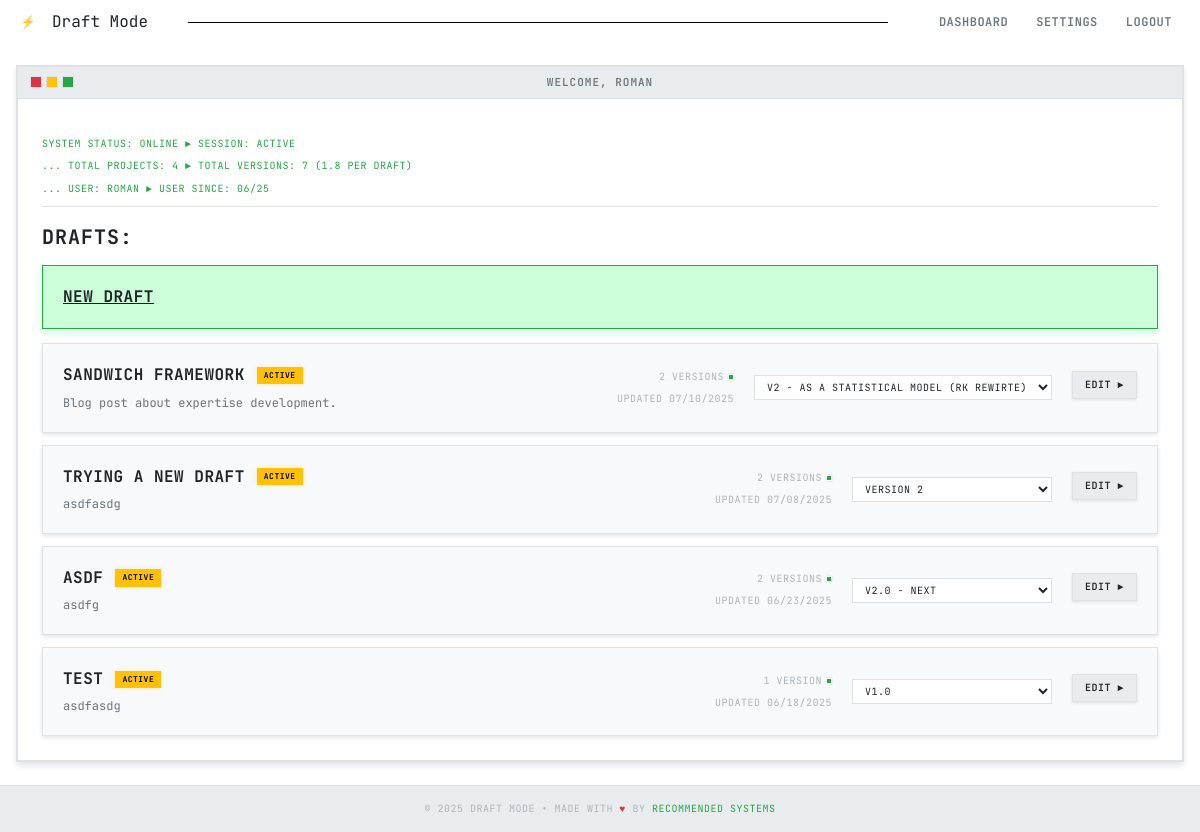
The page /dashboard (signed in) on the database as committed earlier.
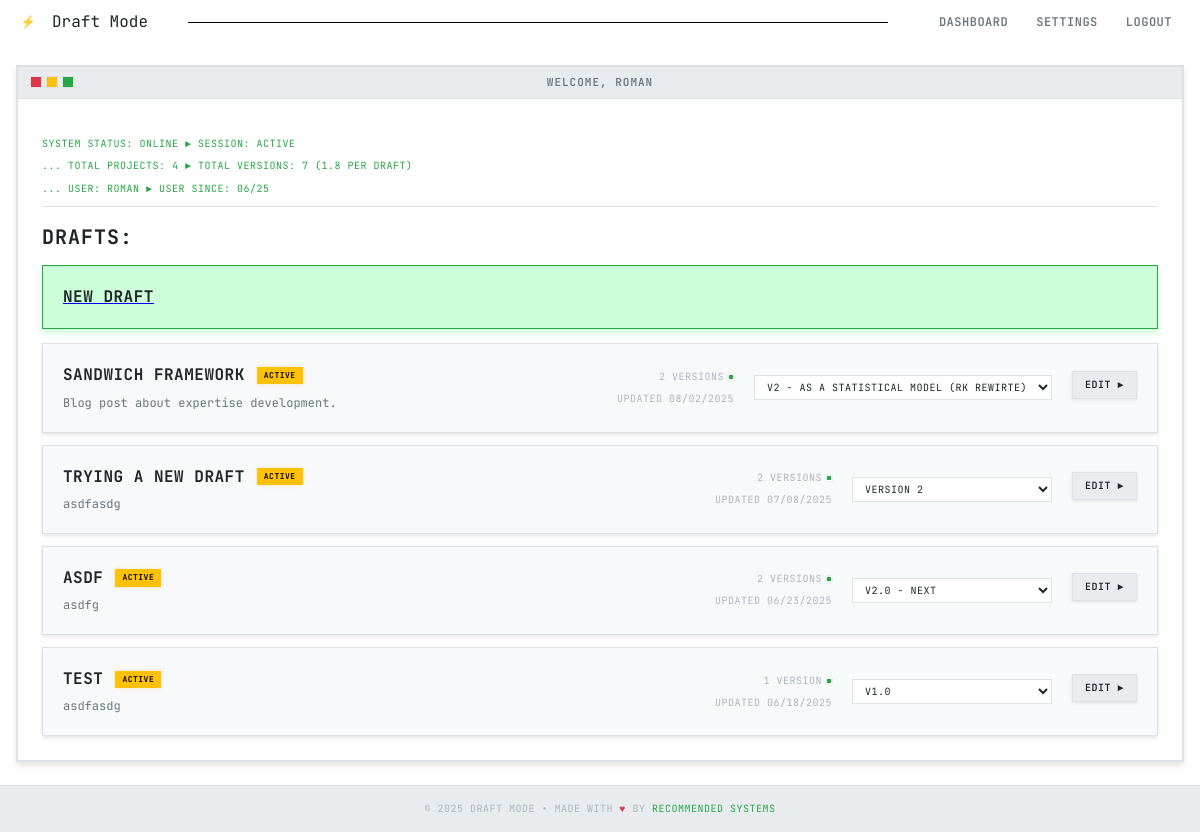
The same page on the database as committed later.
### models.py (models this page shows, shortened)
class User(db.Model):
    __tablename__ = 'users'
    id = db.Column(db.Integer, primary_key=True)
    name = db.Column(db.String(100), nullable=False)
    email = db.Column(db.String(120), unique=True, nullable=False, index=True)
    password_hash = db.Column(db.String(200), nullable=False)
    created_at = db.Column(db.DateTime, default=datetime.utcnow)
    updated_at = db.Column(db.DateTime, default=datetime.utcnow, onupdate=datetime.utcnow)
    blog_drafts = db.relationship('BlogDraft', backref='author', lazy=True, cascade='all, delete-orphan')
    @property
    def total_versions(self):
        return sum(len(draft.versions) for draft in self.blog_drafts)

class BlogDraft(db.Model):
    __tablename__ = 'blog_drafts'
    id = db.Column(db.Integer, primary_key=True)
    title = db.Column(db.String(200), nullable=False)
    description = db.Column(db.Text)
    user_id = db.Column(db.Integer, db.ForeignKey('users.id'), nullable=False)
    created_at = db.Column(db.DateTime, default=datetime.utcnow)
    updated_at = db.Column(db.DateTime, default=datetime.utcnow, onupdate=datetime.utcnow)
    versions = db.relationship('DraftVersion', backref='blog_draft', lazy=True, cascade='all, delete-orphan', order_by='DraftVersion.created_at.desc()')

### routes/main.py (the view)
@main_bp.route('/dashboard')
@login_required
def dashboard():
    user = get_current_user()
    drafts = BlogDraft.query.filter_by(user_id=user.id).order_by(BlogDraft.updated_at.desc()).all()
    return render_template('dashboard.html', user=user, drafts=drafts)

### templates/dashboard.html (shortened to what this page needs)
{% extends "base.html" %}
{% block window_title %}Welcome, {{ user.name }}{% endblock %}
{% block extra_css %}
<link rel="stylesheet" href="{{ url_for('static', filename='css/dashboard.css') }}">
{% endblock %}
{% block breadcrumb %}
<div class="breadcrumb">
    <span style="color: var(--accent-green); font-size: 10px; text-transform: uppercase; letter-spacing: 0.5px;">
        System Status: Online ► Session: Active <br>
        ... Total Projects: {{ drafts|length }} ► Total Versions: {% set total_versions = 0 %}
            {% for draft in drafts %}
                {% set total_versions = total_versions + draft.versions|length %}
            {% endfor %}
            {{ user.total_versions }}
            {% if drafts|length > 0 %}
                    ({{ "%.1f"|format(user.total_versions / drafts|length) }} per draft)
            {% endif %}<br>
        ... User: {{ user.name }} ► User Since: {{ user.created_at.strftime('%m/%y') }}
    </span>
</div>
{% endblock %}
{% block content %}
{% if drafts %}
<h2>DRAFTS:</h2>
    <div class="drafts-list">
        <a href="{{ url_for('drafts.create_draft') }}">
            <div class="draft-card active" style="background-color: rgba(0, 255, 65, 0.2);">
                <div class="draft-title">New Draft</div>
            </div>
        </a>
        {% for draft in drafts %}
        <div class="draft-card">
            <div class="draft-header">
                <div class="draft-title">
                    {{ draft.title }}
                    {% if draft.versions %}
                        {% set has_final = false %}
                        {% set has_review = false %}
                        {% set has_working = false %}
                        {% for version in draft.versions %}
                            {% if version.tag == 'final' %}
                                {% set has_final = true %}
                            {% elif version.tag == 'ready_for_review' %}
                                {% set has_review = true %}
                            {% elif version.tag == 'working' %}
                                {% set has_working = true %}
                            {% endif %}
                        {% endfor %}
                        {% if has_final %}
                            <span class="draft-status final">Final</span>
                        {% elif has_review %}
                            <span class="draft-status active" style="background: var(--accent-blue); box-shadow: 0 0 4px var(--accent-blue);">Review</span>
                        {% elif has_working %}
                            <span class="draft-status active" style="background: var(--accent-purple); box-shadow: 0 0 4px var(--accent-purple);">Working</span>
                        {% else %}
                            <span class="draft-status active">Active</span>
                        {% endif %}
                    {% else %}
                        <span class="draft-status empty">Empty</span>
                    {% endif %}
                </div>
                {% if draft.description %}
                    <div class="draft-description">{{ draft.description }}</div>
                {% else %}
                    <div class="draft-description" style="font-style: italic; color: var(--text-muted);">
                        No description provided
                    </div>
                {% endif %}
            </div>
            <div class="draft-meta">
                <div class="draft-versions">
                    <span>{{ draft.versions|length }} version{{ 's' if draft.versions|length != 1 else '' }}</span>
                    <div class="version-indicator"></div>
                </div>
                <div>Updated {{ draft.updated_at.strftime('%m/%d/%Y') }}</div>
            </div>
            <div class="draft-actions">
                {% if draft.versions|length > 0 %}
                    <select class="version-selector" onchange="editVersion({{ draft.id }}, this.value)">
                        {% for version in draft.versions %}
                            <option value="{{ version.id }}" {% if version.is_current %}selected{% endif %}>
                                {% if version.tag and version.tag != 'draft' %}
                                    {% if version.tag == 'final' %}
                                        {{ version.version_name }} [FINAL]
                                    {% elif version.tag == 'ready_for_review' %}
                                        {{ version.version_name }} [REVIEW]
                                    {% elif version.tag == 'working' %}
                                        {{ version.version_name }} [WORKING]
                                    {% else %}
                                        {{ version.version_name }}
                                    {% endif %}
                                {% else %}
                                    {{ version.version_name }}
                                {% endif %}
                            </option>
                        {% endfor %}
                    </select>
                {% endif %}
            </div>
            <div>
                <a href="{{ url_for('drafts.edit_draft', draft_id=draft.id) }}" class="btn edit-btn">
                    Edit ►
                </a>
            </div>
        </div>
        {% endfor %}
    </div>
{% else %}
    <div class="empty-state">
        <h3>No Drafts Found</h3>
        <p>Ready to start your first writing project?</p>
        <a href="{{ url_for("drafts.create_draft") }}" class="btn primary">Initialize First Draft</a>
    </div>
{% endif %}
{% endblock %}

### templates/base.html (shortened to what this page needs)
<!DOCTYPE html>
<html lang="en" data-theme="{{ session.get('theme', 'light') }}">
<head>
    <link rel="stylesheet" href="{{ url_for('static', filename='css/light-theme.css') }}">
    <link rel="stylesheet" href="{{ url_for('static', filename='css/base.css') }}">
    {% block extra_css %}{% endblock %}
</head>
<body>
    <nav class="top-nav">
        <div class="nav-container">
            <a href="{% if session.user_id %}{{ url_for('main.dashboard') }}{% else %}{{ url_for('main.index') }}{% endif %}" class="nav-brand">
                <div class="title-icon">⚡</div> Draft Mode
            </a>
            <div style="width:70%; display:flex;">
                <div style="height:1px; border-bottom:1px solid black; display:inline-flex; width:90%; margin: 0 auto;"></div>
            </div>
            <div class="nav-menu" id="navMenu">
                {% if session.user_id %}
                    <a href="{{ url_for('main.dashboard') }}" class="nav-link">Dashboard</a>
                    <a href="{{ url_for('settings.profile') }}" class="nav-link">Settings</a>
                    <a href="{{ url_for("auth.logout") }}" class="nav-link">Logout</a>
                {% else %}
                    <a href="{{ url_for("auth.login") }}" class="nav-link">Sign In</a>
                    <a href="{{ url_for("auth.signup") }}" class="nav-link primary">Sign Up</a>
                {% endif %}
            </div>
        </div>
    </nav>
    <div class="main-container">
        {% if request.endpoint != 'drafts.edit_draft' %}
        <div class="window">
            <div class="title-bar">
                <div class="window-controls">
                    <div class="window-control close"></div>
                    <div class="window-control minimize"></div>
                    <div class="window-control maximize"></div>
                </div>
                <div class="window-title">{% block window_title %}Draft Mode{% endblock %}</div>
            </div>
            <div class="content">
                {% block breadcrumb %}{% endblock %}
                {% block content %}{% endblock %}
            </div>
        </div>
        {% else %}
        {% block breadcrumb_editor %}{% endblock %}
        {% include 'partials/flash_messages.html' %}
        {% block editor_content %}{% endblock %}
        {% endif %}
    </div>
    <footer class="footer">
        <div>
            © 2025 Draft Mode • Made with <span class="footer-heart">♥</span> by
            <a href="#" target="_blank">Recommended Systems</a>
        </div>
    </footer>
</body>
</html>

### static/css/light-theme.css (style rules this page uses)
:root { --bg-primary: #ffffff; --bg-secondary: #f8f9fa; --bg-tertiary: #e9ecef; --text-primary: #212529; --text-secondary: #6c757d; --text-muted: #adb5bd; --border-primary: #dee2e6; --border-secondary: #ced4da; --accent-green: #28a745; --accent-red: #dc3545; --accent-yellow: #ffc107; --accent-blue: #007bff; --accent-purple: #6f42c1; --pixel-size: 2px; --glow-primary: 0 0 10px rgba(40, 167, 69, 0.3); --glow-secondary: 0 0 5px rgba(0, 123, 255, 0.3); --scan-lines: #ffffff; }
[data-theme="light"] .btn { background: var(--bg-tertiary); border: 1px solid var(--border-primary); color: var(--text-primary); box-shadow: 0 1px 3px rgba(0, 0, 0, 0.1); }
[data-theme="light"] .top-nav { background: var(--white); }
[data-theme="light"] .nav-link { color: var(--text-secondary); }
[data-theme="light"] input, [data-theme="light"] textarea, [data-theme="light"] select { background: #ffffff; border: 1px solid var(--border-primary); color: var(--text-primary); }
[data-theme="light"] .window { background: var(--bg-secondary); border: 2px solid var(--border-primary); box-shadow: inset 0 0 0 1px var(--border-secondary), 0 4px 6px rgba(0, 0, 0, 0.1); }
[data-theme="light"] .title-bar { background: var(--bg-tertiary); border-bottom: 1px solid var(--border-primary); }
[data-theme="light"] .content { background: var(--bg-primary); }
[data-theme="light"] .draft-card { background: var(--bg-secondary); border: 1px solid var(--border-primary); box-shadow: 0 2px 4px rgba(0, 0, 0, 0.1); }
[data-theme="light"] .draft-status.active { background: var(--accent-yellow); color: #000000; border-color: var(--accent-yellow); box-shadow: 0 0 4px rgba(255, 193, 7, 0.3); }
[data-theme="light"] .footer { background: var(--bg-tertiary); border-top: 1px solid var(--border-primary); }
[data-theme="light"] .breadcrumb { border-bottom: 1px solid var(--border-primary); }
[data-theme="light"] .version-indicator { background: var(--accent-green); border: 1px solid var(--bg-primary); box-shadow: 0 0 2px rgba(40, 167, 69, 0.3); }
[data-theme="light"] body { background-image: var(--scan-lines); }
[data-theme="light"] h1, [data-theme="light"] h2, [data-theme="light"] h3, [data-theme="light"] h4, [data-theme="light"] h5, [data-theme="light"] h6 { text-shadow: none; }

Rows that differ between the two databases and show on the page:
changed BlogDraft "SANDWICH FRAMEWORK": updated_at "07/10/2025" → "08/02/2025"
